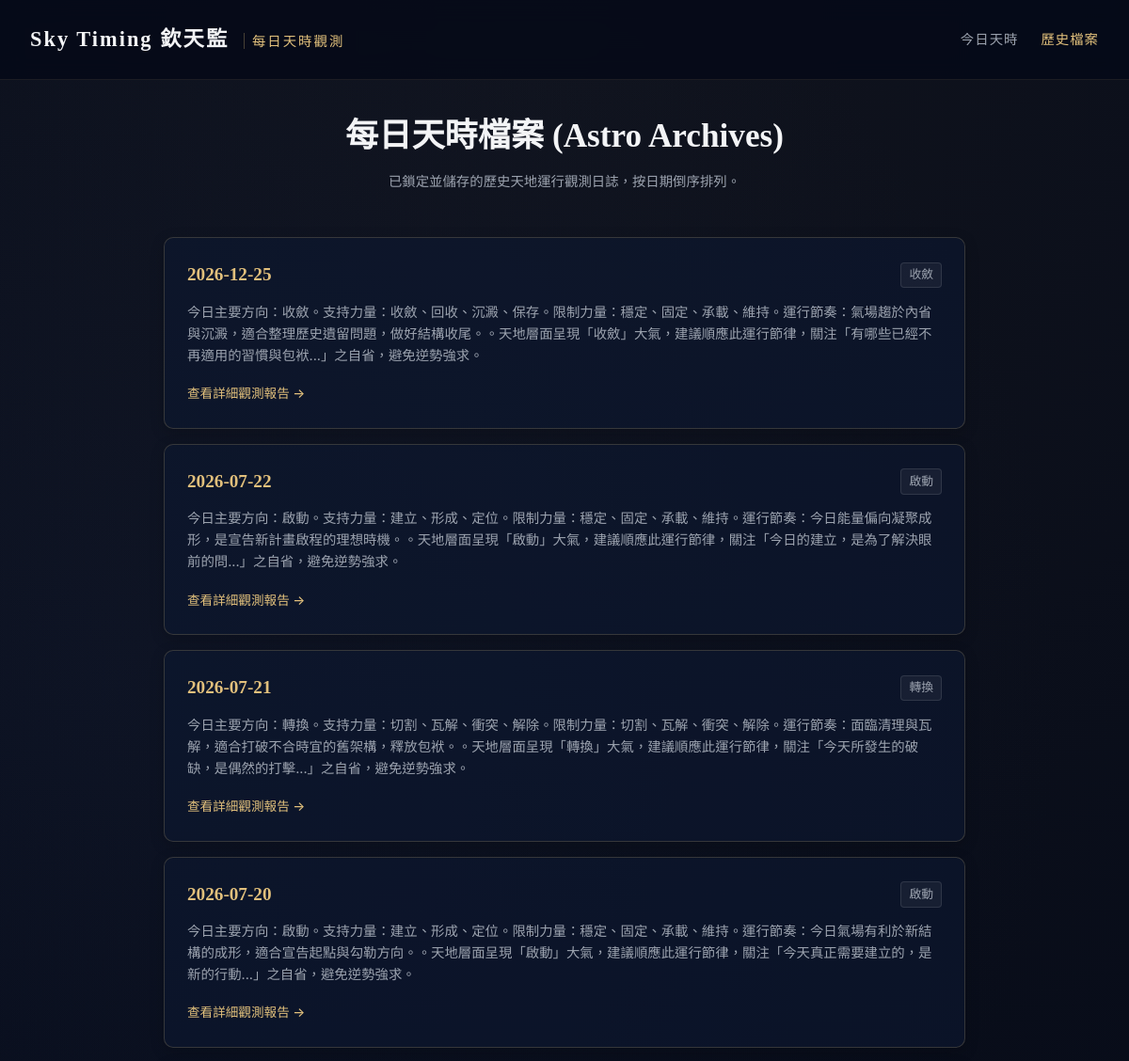
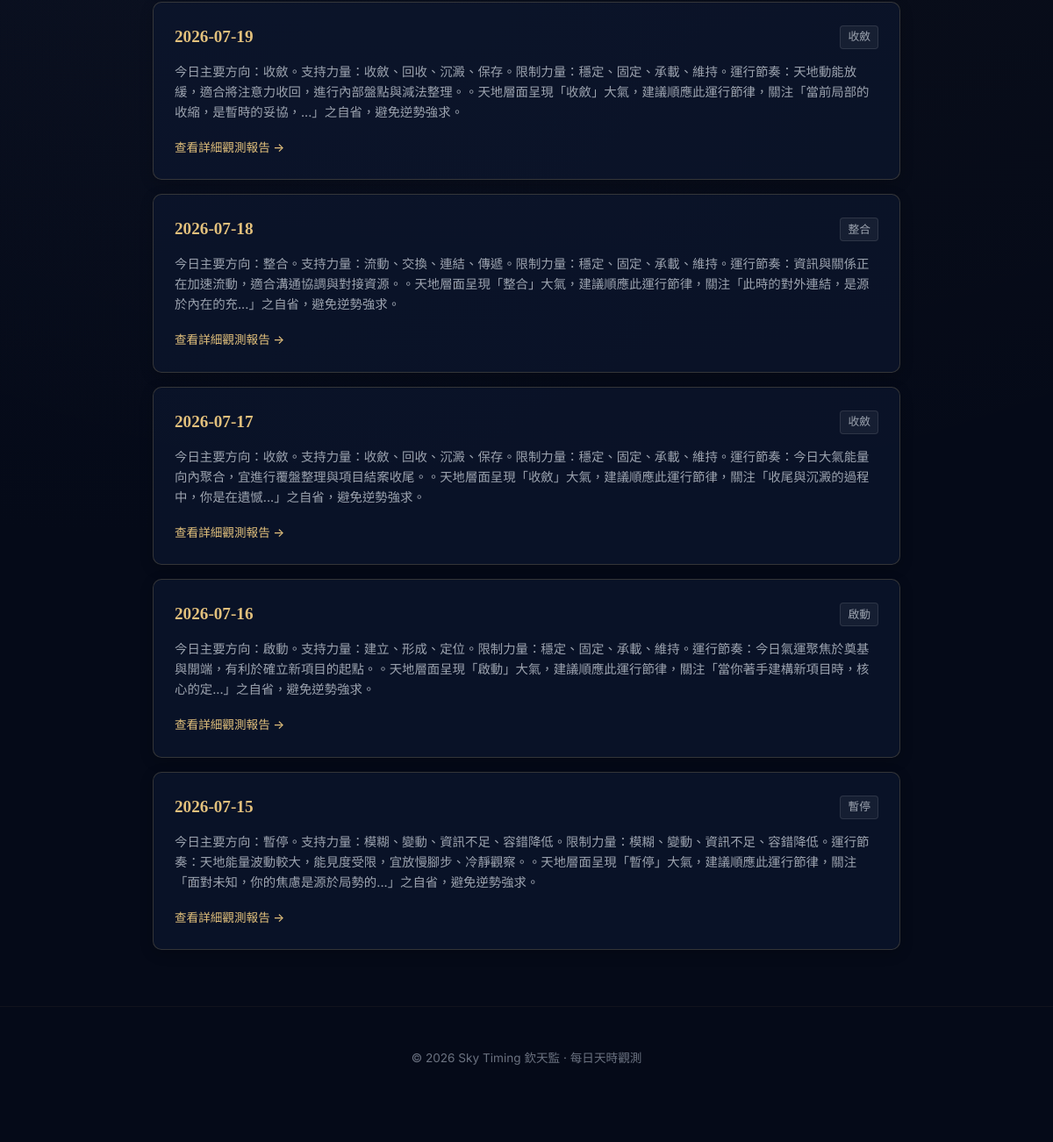
Page /archive on the earlier database version (2 pictures, top to bottom).
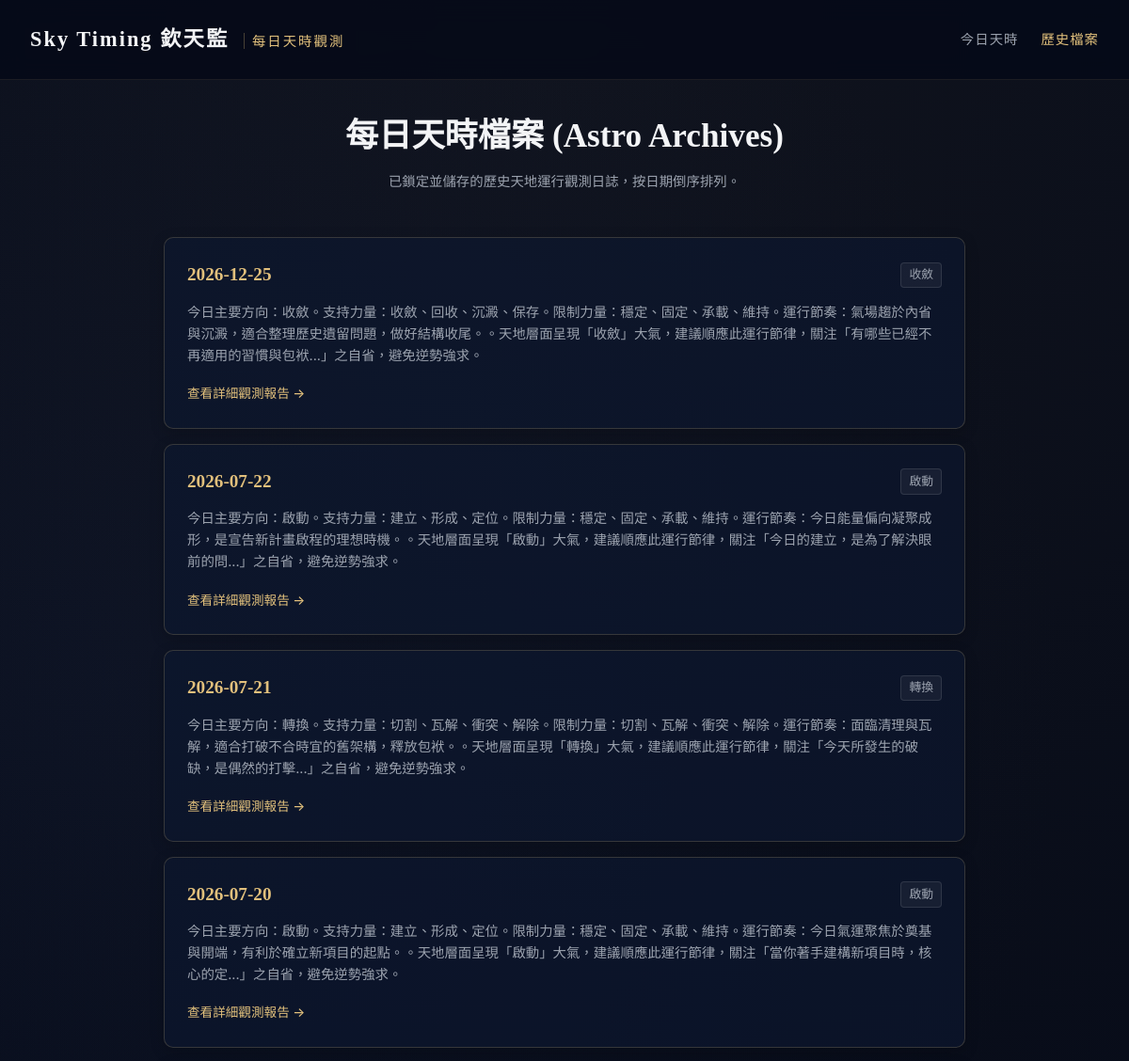
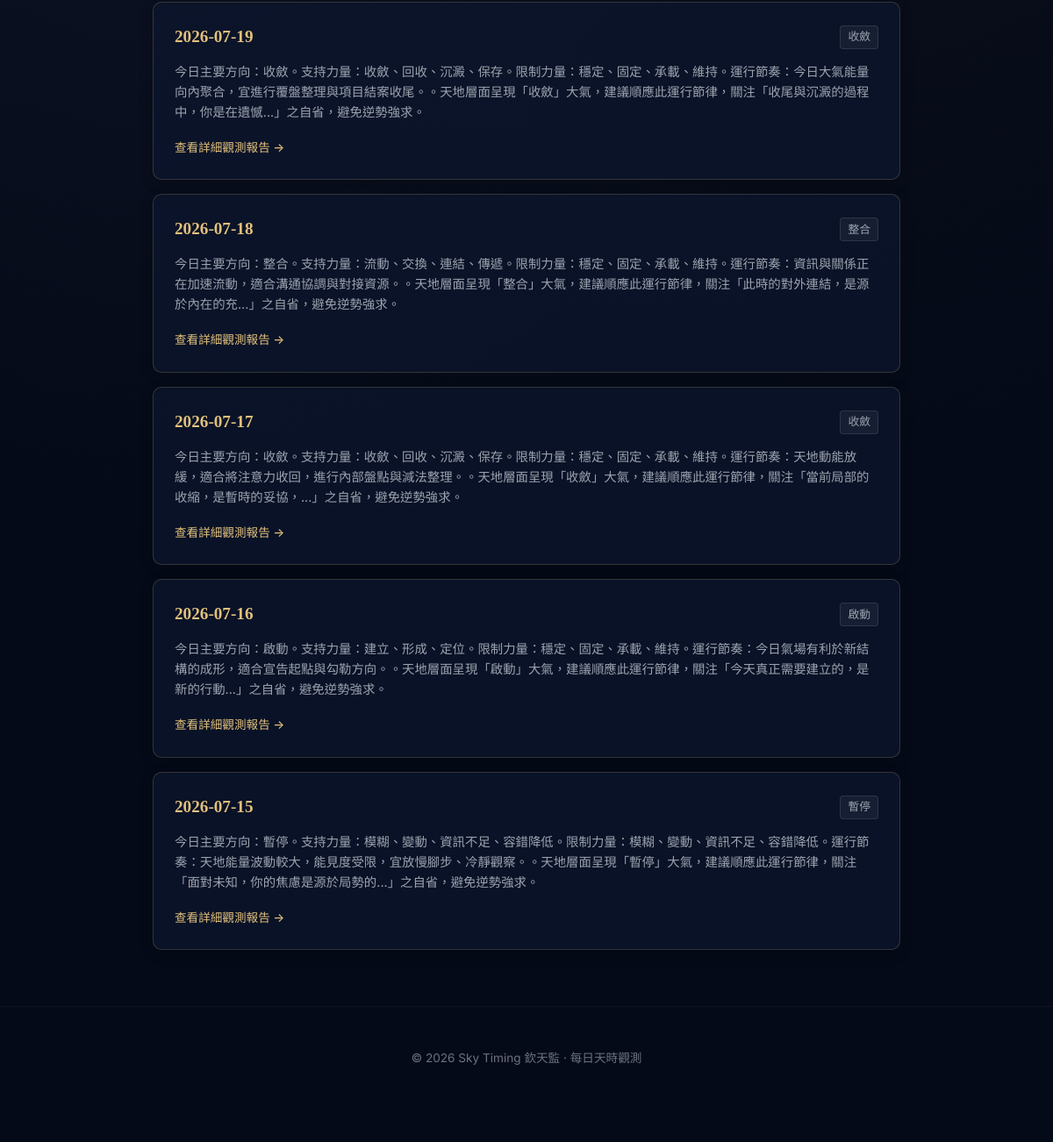
Same page on the later database version (2 pictures, top to bottom).
### tables this page shows
CREATE TABLE daily_states (
            id INTEGER PRIMARY KEY AUTOINCREMENT,
            date TEXT NOT NULL,
            timezone TEXT NOT NULL,
            city TEXT NOT NULL,
            raw_timing_data TEXT NOT NULL,
            semantic_vectors TEXT NOT NULL,
            primary_force TEXT NOT NULL,
            secondary_force TEXT NOT NULL,
            constraint_force TEXT NOT NULL,
            daily_rhythm TEXT NOT NULL,
            daily_summary TEXT NOT NULL,
            reflection_question TEXT NOT NULL,
            created_at TEXT NOT NULL,
            UNIQUE(date, timezone, city)
        );

### app.py (the view)
@app.get("/archive", response_class=HTMLResponse)
def read_archive(request: Request):
    states = get_all_daily_states()
    return templates.TemplateResponse(request=request, name="archive.html", context={"request": request, "states": states})

### templates/archive.html (shortened to what this page needs)
<!DOCTYPE html>
<html lang="zh-TW">
<head>
    <link rel="stylesheet" href="/static/style.css">
</head>
<body>
    <header class="app-header">
        <div class="logo">Sky Timing 欽天監 <span>每日天時觀測</span></div>
        <nav class="app-nav">
            <a href="/">今日天時</a>
            <a href="/archive" class="active">歷史檔案</a>
        </nav>
    </header>
    <main class="container">
        <section class="archive-header">
            <h1>每日天時檔案 (Astro Archives)</h1>
            <p class="section-desc">已鎖定並儲存的歷史天地運行觀測日誌，按日期倒序排列。</p>
        </section>
        <section class="archive-list-container">
            {% if states %}
                {% for st in states %}
                <div class="archive-item-card">
                    <div class="archive-date-row">
                        <span class="archive-date gold-text">{{ st.date }}</span>
                        <span class="archive-rhythm-badge">{{ st.daily_rhythm }}</span>
                    </div>
                    <p class="archive-summary">{{ st.daily_summary }}</p>
                    <a href="/date/{{ st.date }}" class="btn-text-gold">查看詳細觀測報告 →</a>
                </div>
                {% endfor %}
            {% else %}
                <div class="card empty-card">
                    <p>目前尚無歷史檔案記錄。請先在前台查詢或自動生成特定日期天時。</p>
                </div>
            {% endif %}
        </section>
    </main>
    <footer class="app-footer">
        <p>© 2026 Sky Timing 欽天監 · 每日天時觀測</p>
    </footer>
</body>
</html>

### static/style.css (style rules this page uses)
:root { --bg-dark: #050A18; --bg-card: rgba(13, 23, 49, 0.65); --gold: #E2C07C; --gold-hover: #D4AF37; --gold-border: rgba(226, 192, 124, 0.2); --gold-border-bright: rgba(226, 192, 124, 0.4); --text-primary: #F3F4F6; --text-secondary: #9CA3AF; --text-muted: #6B7280; --font-serif: 'Noto Serif TC', serif; --font-sans: 'Inter', 'Outfit', system-ui, -apple-system, sans-serif; --green-accent: #34D399; --red-accent: #F87171; }
* { box-sizing: border-box; margin: 0; padding: 0; }
body { background-color: var(--bg-dark); background-image: radial-gradient(circle at 50% 0%, rgba(226, 192, 124, 0.05) 0%, transparent 70%), radial-gradient(circle at 10% 30%, rgba(13, 23, 49, 0.4) 0%, transparent 50%); color: var(--text-primary); font-family: var(--font-sans); line-height: 1.6; -webkit-font-smoothing: antialiased; padding-bottom: 2rem; }
.app-header { display: flex; justify-content: space-between; align-items: center; padding: 1.5rem 2rem; border-bottom: 1px solid rgba(226, 192, 124, 0.1); background: rgba(5, 10, 24, 0.85); backdrop-filter: blur(12px); position: sticky; top: 0; z-index: 100; }
.logo { font-family: var(--font-serif); font-size: 1.4rem; font-weight: 700; color: var(--text-primary); letter-spacing: 2px; }
.logo span { font-family: var(--font-sans); font-size: 0.9rem; font-weight: 300; color: var(--gold); margin-left: 0.5rem; border-left: 1px solid rgba(226, 192, 124, 0.3); padding-left: 0.5rem; }
.app-nav { display: flex; gap: 1.5rem; }
.app-nav a { color: var(--text-secondary); text-decoration: none; font-size: 0.9rem; letter-spacing: 1px; transition: color 0.3s; font-weight: 500; }
.app-nav a:hover, .app-nav a.active { color: var(--gold); }
.container { max-width: 900px; margin: 2rem auto; padding: 0 1.5rem; }
.gold-text { color: var(--gold); font-weight: 600; }
.section-desc { font-size: 0.9rem; color: var(--text-secondary); margin-bottom: 1.5rem; }
.archive-header { text-align: center; margin-bottom: 3rem; }
.archive-header h1 { font-family: var(--font-serif); font-size: 2.2rem; margin-bottom: 0.5rem; }
.archive-item-card { background: var(--bg-card); border: 1px solid var(--gold-border); border-radius: 10px; padding: 1.5rem; margin-bottom: 1rem; box-shadow: 0 4px 15px rgba(0, 0, 0, 0.2); transition: border-color 0.3s; }
.archive-date-row { display: flex; justify-content: space-between; align-items: center; margin-bottom: 0.75rem; }
.archive-date { font-family: var(--font-serif); font-size: 1.2rem; font-weight: 700; }
.archive-rhythm-badge { font-size: 0.8rem; background: rgba(255, 255, 255, 0.05); border: 1px solid rgba(255, 255, 255, 0.1); color: var(--text-secondary); padding: 0.15rem 0.5rem; border-radius: 4px; }
.archive-summary { font-size: 0.9rem; color: var(--text-secondary); margin-bottom: 1rem; line-height: 1.6; }
.btn-text-gold { color: var(--gold); text-decoration: none; font-size: 0.85rem; font-weight: 500; transition: color 0.3s; }
.app-footer { text-align: center; padding: 3rem 1.5rem; border-top: 1px solid rgba(226, 192, 124, 0.05); margin-top: 4rem; }
.app-footer p { font-size: 0.85rem; color: var(--text-muted); margin-bottom: 0.5rem; }

Differences in the rows shown:
removed daily_states: date "2026-07-20", daily_rhythm "啟動", daily_summary "今日主要方向：啟動。支持力量：建立、形成、定位。限制力量：穩定、固定、承載、維持。運行節奏：今日氣場有利於新結構的成形，適合宣告起點與勾勒方向。。天地層面呈現「啟動」大氣，建議順應此運行節律，關注「今天真正需要建立的，是新的行動...」之自省，避免逆勢強求。"
removed daily_states: date "2026-07-19", daily_rhythm "收斂", daily_summary "今日主要方向：收斂。支持力量：收斂、回收、沉澱、保存。限制力量：穩定、固定、承載、維持。運行節奏：天地動能放緩，適合將注意力收回，進行內部盤點與減法整理。。天地層面呈現「收斂」大氣，建議順應此運行節律，關注「當前局部的收縮，是暫時的妥協，...」之自省，避免逆勢強求。"
removed daily_states: date "2026-07-17", daily_rhythm "收斂", daily_summary "今日主要方向：收斂。支持力量：收斂、回收、沉澱、保存。限制力量：穩定、固定、承載、維持。運行節奏：今日大氣能量向內聚合，宜進行覆盤整理與項目結案收尾。。天地層面呈現「收斂」大氣，建議順應此運行節律，關注「收尾與沉澱的過程中，你是在遺憾...」之自省，避免逆勢強求。"
removed daily_states: date "2026-07-16", daily_rhythm "啟動", daily_summary "今日主要方向：啟動。支持力量：建立、形成、定位。限制力量：穩定、固定、承載、維持。運行節奏：今日氣運聚焦於奠基與開端，有利於確立新項目的起點。。天地層面呈現「啟動」大氣，建議順應此運行節律，關注「當你著手建構新項目時，核心的定...」之自省，避免逆勢強求。"
added daily_states: date "2026-07-20", daily_rhythm "啟動", daily_summary "今日主要方向：啟動。支持力量：建立、形成、定位。限制力量：穩定、固定、承載、維持。運行節奏：今日氣運聚焦於奠基與開端，有利於確立新項目的起點。。天地層面呈現「啟動」大氣，建議順應此運行節律，關注「當你著手建構新項目時，核心的定...」之自省，避免逆勢強求。"
added daily_states: date "2026-07-19", daily_rhythm "收斂", daily_summary "今日主要方向：收斂。支持力量：收斂、回收、沉澱、保存。限制力量：穩定、固定、承載、維持。運行節奏：今日大氣能量向內聚合，宜進行覆盤整理與項目結案收尾。。天地層面呈現「收斂」大氣，建議順應此運行節律，關注「收尾與沉澱的過程中，你是在遺憾...」之自省，避免逆勢強求。"
added daily_states: date "2026-07-17", daily_rhythm "收斂", daily_summary "今日主要方向：收斂。支持力量：收斂、回收、沉澱、保存。限制力量：穩定、固定、承載、維持。運行節奏：天地動能放緩，適合將注意力收回，進行內部盤點與減法整理。。天地層面呈現「收斂」大氣，建議順應此運行節律，關注「當前局部的收縮，是暫時的妥協，...」之自省，避免逆勢強求。"
added daily_states: date "2026-07-16", daily_rhythm "啟動", daily_summary "今日主要方向：啟動。支持力量：建立、形成、定位。限制力量：穩定、固定、承載、維持。運行節奏：今日氣場有利於新結構的成形，適合宣告起點與勾勒方向。。天地層面呈現「啟動」大氣，建議順應此運行節律，關注「今天真正需要建立的，是新的行動...」之自省，避免逆勢強求。"
